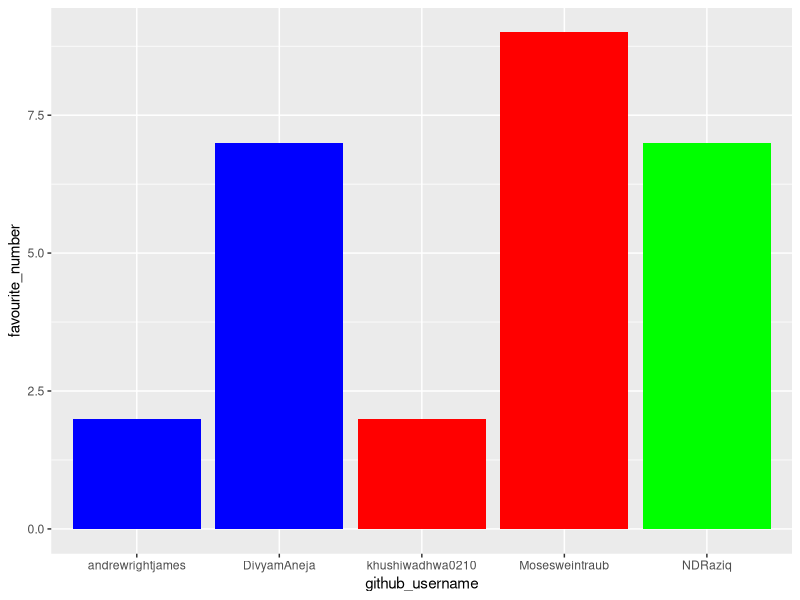
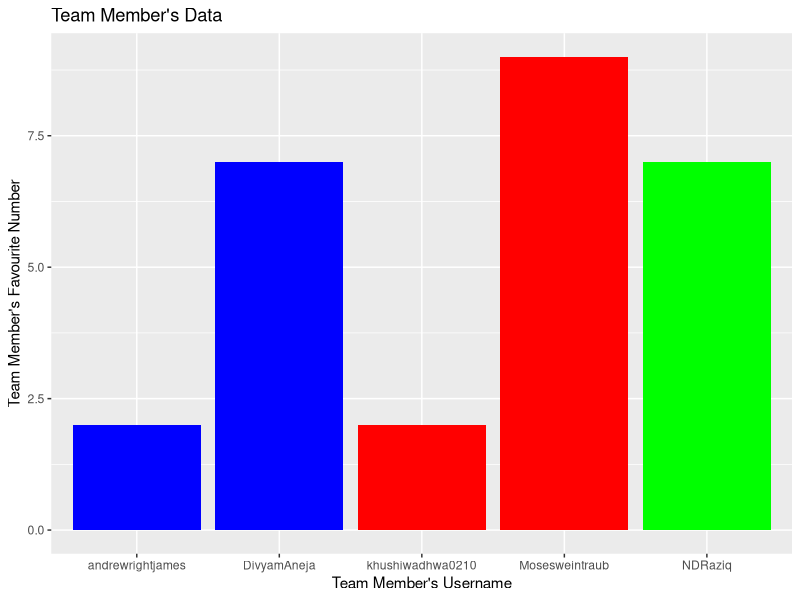
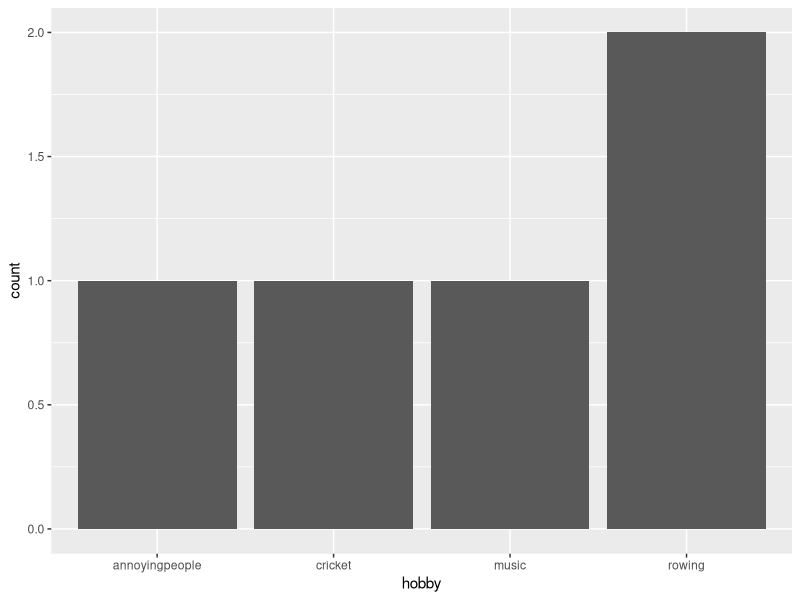

These charts were generated, in order, by the following R code:
## ---- chunk 1
library(tidyverse) 
## ---- chunk 2
team_data <- tibble(
  name = c("Khushi", "Danish", "Moses", 
           "Andrew", "Divyam"),
  github_username = c("khushiwadhwa0210", "NDRaziq", "Mosesweintraub", 
                      "andrewrightjames", "DivyamAneja"), 
  colour = c("red", "green", "red", 
             "blue", "blue"),
  hobby = c("annoyingpeople", "music", "rowing", 
            "rowing", "cricket"),
  favourite_number = c(2, 7, 9, 2, 7)
  )

team_data
## ---- chunk 3
p1 <- ggplot(data = team_data, 
             mapping = aes(x = github_username, 
                           y = favourite_number,
                           fill = colour), 
             ) +
   geom_col() +
   scale_fill_identity()
p1
## ---- chunk 4
p1 + labs(x = "Team Member's Username", 
          y = "Team Member's Favourite Number",
          title = "Team Member's Data")
## ---- chunk 5
p2 <- ggplot(team_data, aes(x = hobby)) +
  geom_bar()
p2
